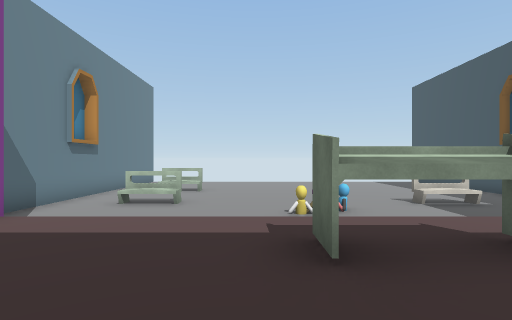
view 1 (above)

12 first-person views from a walk through a scene from a Unity 3-D project. The camera is 1.5 m above the floor, looks level and sees 80° across. The floor is counted in squares, 2 m on a side. Each view is taken from the middle of a square. On the plan, view 1 faces up. The plan holds only what a view shows up to about 10 squares ahead; the rest is blank. Some surface patterns are stand-ins.

view 2
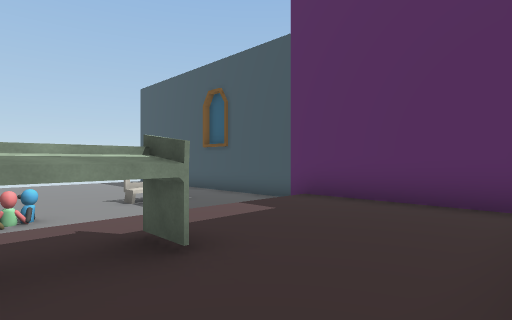

view 3
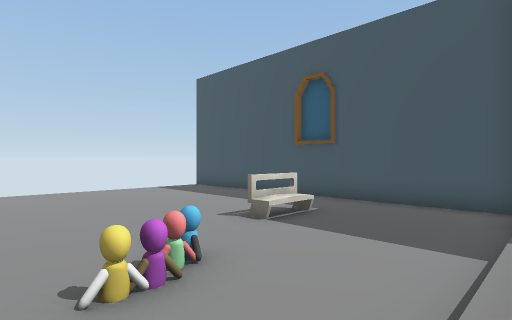

view 4
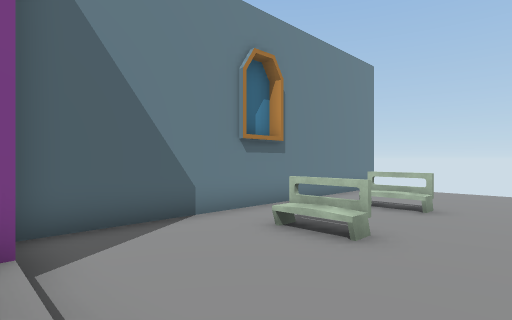

view 5
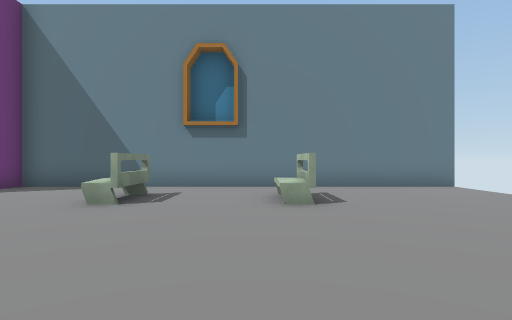

view 6
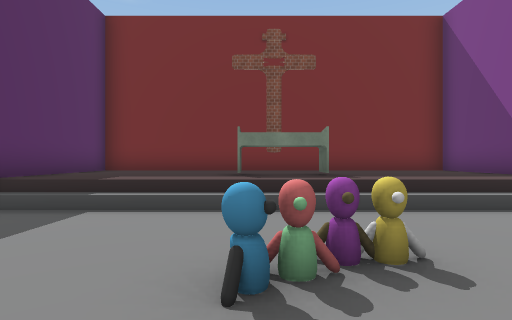

view 7
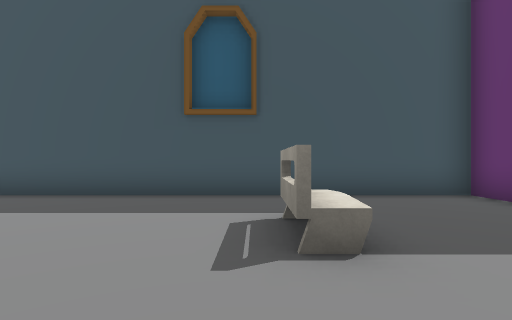

view 8
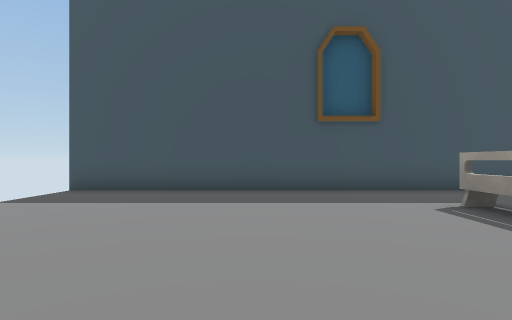

view 9
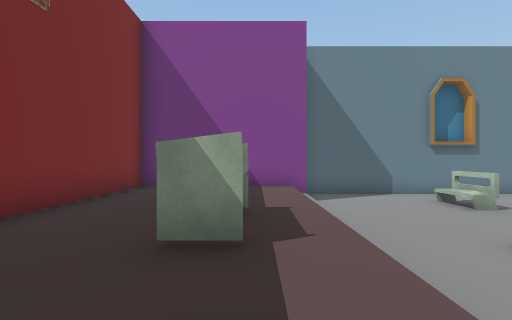

view 10
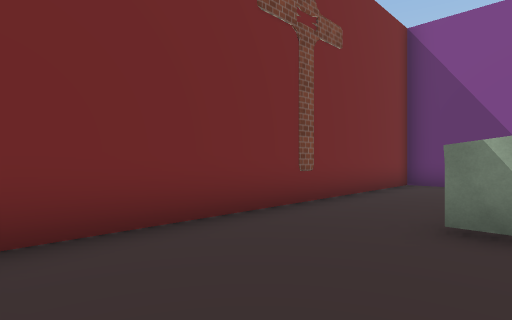

view 11
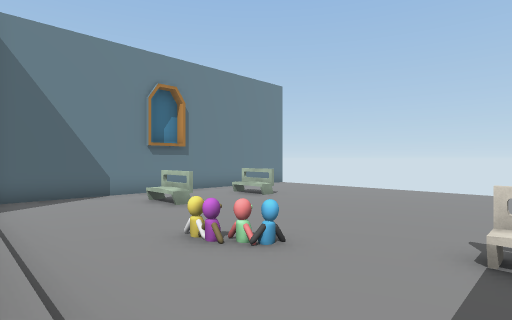

view 12
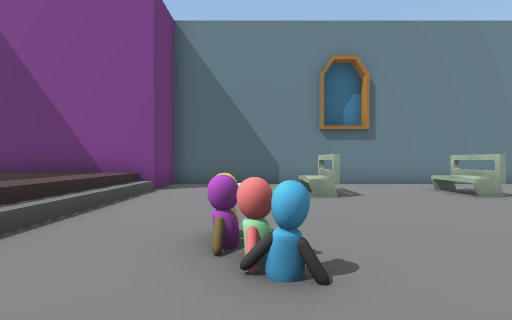

### Floor plan
Key: @ floor where view 1 was taken; # wall or solid block; . main floor; : floor 0.75 m higher than the main floor; / step, stairs or slope; = window, fence, low wall or low ledge; ^ raised ledge; O other object.
Columns run from 6 left of view 1 to 9 right of it. Each row starts with its distance up from view 1.
 17 #              #
 16 #..... ... ....#
 15 #..... ........#
 14 #..............#
 13 #..............#
 12 #..#...........#
 11 #..............#
 10 #..............#
  9 #..............#
  8 #..^=......^^..#
  7 #......OO......#
  6 #..............#
  5 #..............#
  4 ###//////////###
  3   #::::##::::#
  2   #::::^^::::#
  1   #::::::::::#
  0   #:::@::::::#
 -1   ############

Where each view was taken, in squares from view 1:
view 1: 0 up, 0 right, facing up
view 2: 0 up, 1 right, facing up-right
view 3: 4 up, 0 right, facing up-right
view 4: 4 up, 0 right, facing up-left
view 5: 11 up, 3 right, facing left
view 6: 9 up, 2 right, facing down
view 7: 9 up, 2 right, facing right
view 8: 12 up, 1 right, facing right
view 9: 3 up, 5 right, facing left
view 10: 3 up, 6 right, facing down-left
view 11: 4 up, 5 right, facing up-left
view 12: 7 up, 4 right, facing left
